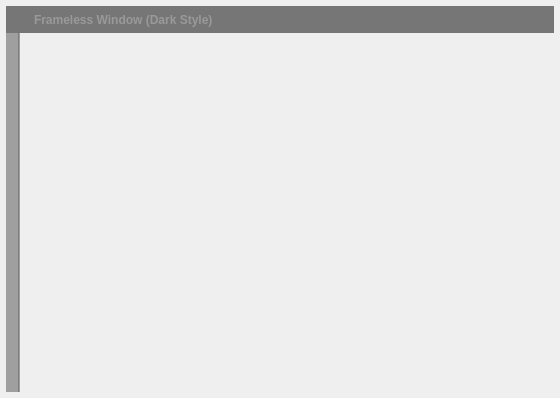
<?xml version="1.0" encoding="UTF-8"?>
<ui version="4.0">
 <class>FramelessWindow</class>
 <widget class="QWidget" name="FramelessWindow">
  <property name="geometry">
   <rect>
    <x>0</x>
    <y>0</y>
    <width>560</width>
    <height>398</height>
   </rect>
  </property>
  <property name="windowTitle">
   <string/>
  </property>
  <property name="autoFillBackground">
   <bool>false</bool>
  </property>
  <layout class="QVBoxLayout" name="verticalLayout_2">
   <property name="spacing">
    <number>0</number>
   </property>
   <property name="leftMargin">
    <number>5</number>
   </property>
   <property name="topMargin">
    <number>5</number>
   </property>
   <property name="rightMargin">
    <number>5</number>
   </property>
   <property name="bottomMargin">
    <number>5</number>
   </property>
   <item>
    <widget class="QWidget" name="windowFrame" native="true">
     <property name="autoFillBackground">
      <bool>false</bool>
     </property>
     <property name="styleSheet">
      <string notr="true">#windowFrame{background-color:palette(Window);}</string>
     </property>
     <layout class="QVBoxLayout" name="verticalLayout">
      <property name="spacing">
       <number>0</number>
      </property>
      <property name="leftMargin">
       <number>1</number>
      </property>
      <property name="topMargin">
       <number>1</number>
      </property>
      <property name="rightMargin">
       <number>1</number>
      </property>
      <property name="bottomMargin">
       <number>1</number>
      </property>
      <item>
       <widget class="WindowDragger" name="windowTitlebar" native="true">
        <property name="sizePolicy">
         <sizepolicy hsizetype="Preferred" vsizetype="Fixed">
          <horstretch>0</horstretch>
          <verstretch>0</verstretch>
         </sizepolicy>
        </property>
        <property name="minimumSize">
         <size>
          <width>0</width>
          <height>0</height>
         </size>
        </property>
        <property name="autoFillBackground">
         <bool>false</bool>
        </property>
        <property name="styleSheet">
         <string notr="true">#windowTitlebar{border: 0px none palette(base); background-color:palette(shadow); height:20px;}</string>
        </property>
        <layout class="QHBoxLayout" name="horizontalLayout" stretch="0,0,0,0,0,0,0">
         <property name="spacing">
          <number>0</number>
         </property>
         <property name="leftMargin">
          <number>0</number>
         </property>
         <property name="topMargin">
          <number>0</number>
         </property>
         <property name="rightMargin">
          <number>0</number>
         </property>
         <property name="bottomMargin">
          <number>0</number>
         </property>
         <item>
          <widget class="QLabel" name="spacer">
           <property name="minimumSize">
            <size>
             <width>4</width>
             <height>0</height>
            </size>
           </property>
           <property name="maximumSize">
            <size>
             <width>4</width>
             <height>16777215</height>
            </size>
           </property>
          </widget>
         </item>
         <item>
          <widget class="QLabel" name="icon">
           <property name="minimumSize">
            <size>
             <width>16</width>
             <height>16</height>
            </size>
           </property>
           <property name="maximumSize">
            <size>
             <width>16</width>
             <height>16</height>
            </size>
           </property>
           <property name="contextMenuPolicy">
            <enum>Qt::NoContextMenu</enum>
           </property>
           <property name="styleSheet">
            <string notr="true">#icon {background-color:palette(shadow);}</string>
           </property>
          </widget>
         </item>
         <item>
          <widget class="QLabel" name="titleText">
           <property name="font">
            <font>
             <weight>75</weight>
             <bold>true</bold>
            </font>
           </property>
           <property name="styleSheet">
            <string notr="true">  padding-left:5px;
  color:rgb(153,153,153);</string>
           </property>
           <property name="text">
            <string>Frameless Window (Dark Style)</string>
           </property>
           <property name="alignment">
            <set>Qt::AlignLeading|Qt::AlignLeft|Qt::AlignVCenter</set>
           </property>
          </widget>
         </item>
         <item>
          <widget class="QToolButton" name="minimizeButton">
           <property name="font">
            <font>
             <weight>75</weight>
             <bold>true</bold>
            </font>
           </property>
           <property name="styleSheet">
            <string notr="true">#minimizeButton{
  background-color:none;
  border:none;
  width:16px;
  height:16px;
  padding:4px;
  image:url(:/forms/images/icon_window_minimize.png);
}
#minimizeButton:hover{
  background-color:palette(alternate-base);
}
#minimizeButton:pressed{
  background-color:palette(highlight);
}</string>
           </property>
           <property name="text">
            <string/>
           </property>
          </widget>
         </item>
         <item>
          <widget class="QToolButton" name="restoreButton">
           <property name="styleSheet">
            <string notr="true">#restoreButton{
  background-color:none;
  border:none;
  width:16px;
  height:16px;
  padding:4px;
  image:url(:/forms/images/icon_window_restore.png);
}
#restoreButton:hover{
  background-color:palette(alternate-base);
}
#restoreButton:pressed{
  background-color:palette(highlight);
}</string>
           </property>
           <property name="text">
            <string/>
           </property>
          </widget>
         </item>
         <item>
          <widget class="QToolButton" name="maximizeButton">
           <property name="styleSheet">
            <string notr="true">#maximizeButton{
  background-color:none;
  border:none;
  width:16px;
  height:16px;
  padding:4px;
  image:url(:/forms/images/icon_window_maximize.png);
}
#maximizeButton:hover{
  background-color:palette(alternate-base);
}
##maximizeButton:pressed{
  background-color:palette(highlight);
}</string>
           </property>
           <property name="text">
            <string/>
           </property>
          </widget>
         </item>
         <item>
          <widget class="QToolButton" name="closeButton">
           <property name="font">
            <font>
             <weight>75</weight>
             <bold>true</bold>
            </font>
           </property>
           <property name="styleSheet">
            <string notr="true">#closeButton{
  background-color:none;
  border:none;
  width:16px;
  height:16px;
  padding:4px;
  image:url(:/forms/images/icon_window_close.png);
  border-top-right-radius: 5px;
}
#closeButton:hover{
  background-color:palette(alternate-base);
}
##closeButton:pressed{
  background-color:palette(highlight);
}</string>
           </property>
          </widget>
         </item>
        </layout>
       </widget>
      </item>
      <item>
       <layout class="QHBoxLayout" name="horizontalLayout_2">
        <item>
         <widget class="QTabWidget" name="tabWidget">
          <property name="maximumSize">
           <size>
            <width>100</width>
            <height>16777215</height>
           </size>
          </property>
          <property name="contextMenuPolicy">
           <enum>Qt::NoContextMenu</enum>
          </property>
          <property name="styleSheet">
           <string notr="true">QTabBar
{
	qproperty-drawBase:0;
	border: none;
	background-color: palette(Dark);
}

QTabBar::tab
{
	width: 3em;
	height: 3em;
	border: none;
	background: yellow;
}

QTabBar::tab:hover
{
	background: blue;
}</string>
          </property>
          <property name="tabPosition">
           <enum>QTabWidget::West</enum>
          </property>
          <property name="currentIndex">
           <number>1</number>
          </property>
          <property name="documentMode">
           <bool>true</bool>
          </property>
          <property name="tabBarAutoHide">
           <bool>false</bool>
          </property>
          <widget class="QWidget" name="tab">
           <attribute name="title">
            <string/>
           </attribute>
          </widget>
          <widget class="QWidget" name="tab_2">
           <attribute name="title">
            <string/>
           </attribute>
          </widget>
         </widget>
        </item>
        <item>
         <widget class="QWidget" name="windowContent" native="true">
          <property name="autoFillBackground">
           <bool>false</bool>
          </property>
          <property name="styleSheet">
           <string notr="true">#windowContent{
  border: 0px none palette(base);
  border-radius:0px 0px 5px 5px;
}</string>
          </property>
          <layout class="QVBoxLayout" name="verticalLayout_3">
           <property name="spacing">
            <number>0</number>
           </property>
           <property name="leftMargin">
            <number>0</number>
           </property>
           <property name="topMargin">
            <number>0</number>
           </property>
           <property name="rightMargin">
            <number>0</number>
           </property>
           <property name="bottomMargin">
            <number>0</number>
           </property>
          </layout>
         </widget>
        </item>
       </layout>
      </item>
     </layout>
    </widget>
   </item>
  </layout>
 </widget>
 <layoutdefault spacing="6" margin="11"/>
 <customwidgets>
  <customwidget>
   <class>WindowDragger</class>
   <extends>QWidget</extends>
   <header>forms/windowdragger.h</header>
   <container>1</container>
  </customwidget>
 </customwidgets>
 <resources/>
 <connections/>
</ui>
